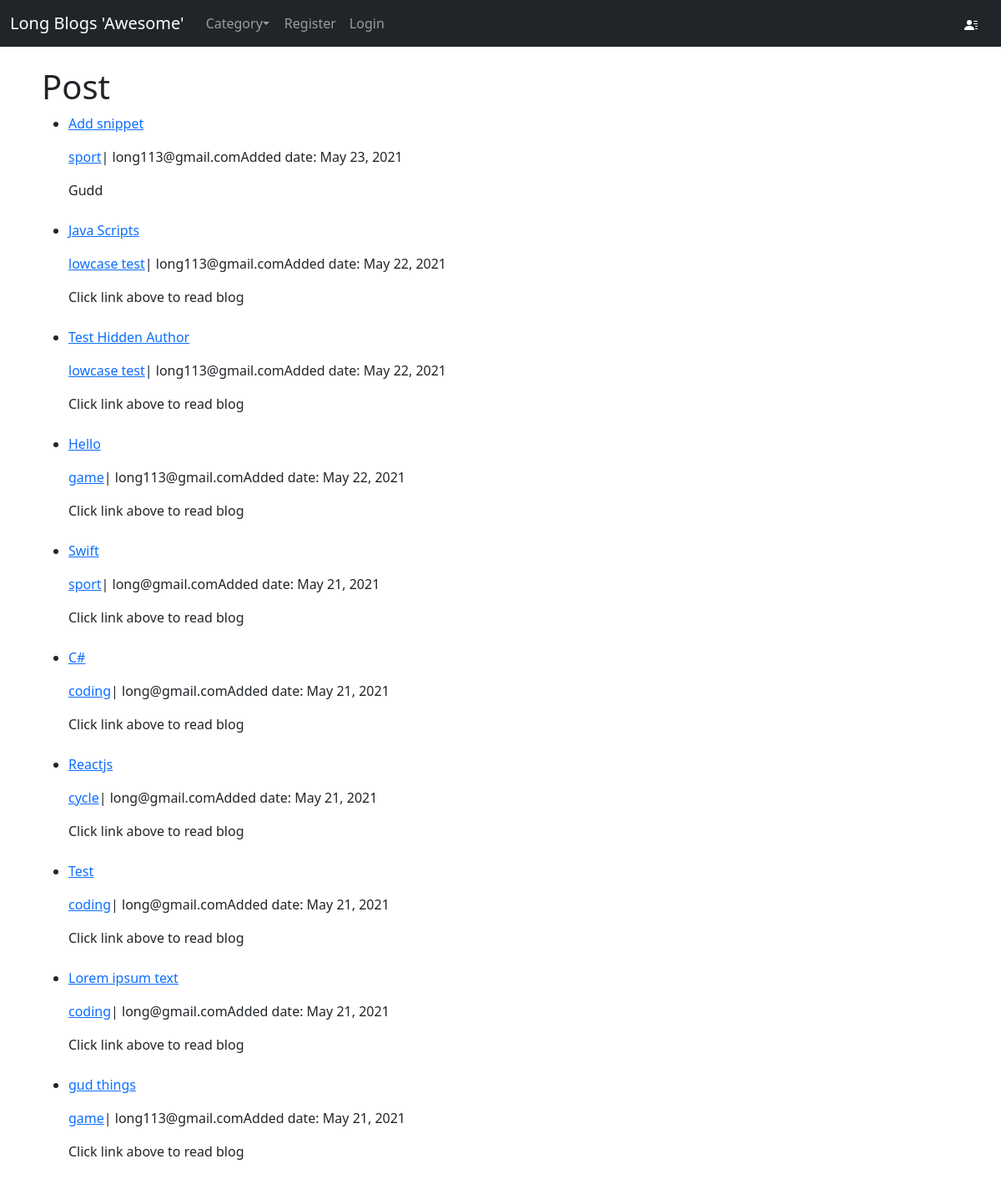
/, run on an earlier commit of the app's database.
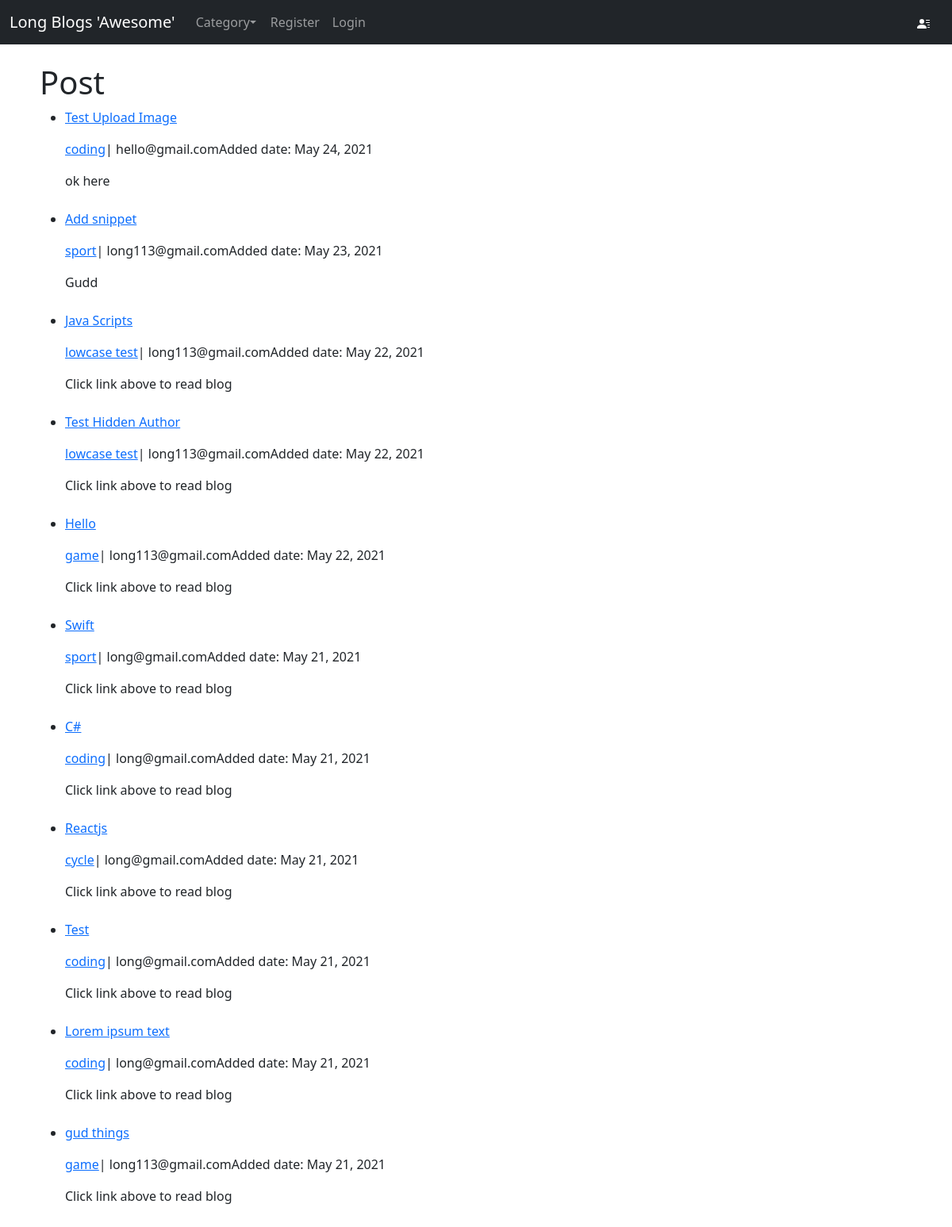
And on a later commit of the database.
### theblog/models.py (models this page shows, shortened)
class Post(models.Model):
    title = models.CharField(max_length=255)
    header_image = models.ImageField(null=True, blank=True, upload_to="images/")
    title_tag = models.CharField(max_length=255, default='Long Kun Blogs')
    author = models.ForeignKey(User, on_delete=models.CASCADE)
    category = models.CharField(max_length=255, default='coding')
    snippet = models.CharField(max_length=255)
    body = RichTextField(blank=True, null=True)
    post_date = models.DateField(auto_now_add=datetime.now)
    likes = models.ManyToManyField(User, related_name='blog_posts')

### theblog/views.py (the view)
# urls.py: path('', views.HomeView.as_view(), name='home'),
class HomeView(ListView):
    model = Post
    template_name = 'theblog/home.html'
    ordering = ['-post_date']
    def get_context_data(self, **kwargs):
        categories = Category.objects.all()
        context = super(HomeView, self).get_context_data(**kwargs)
        context['categories'] = categories
        return context

### theblog/models.py (called while the page is built)
    def __str__(self):
        return self.name

### theblog/templates/theblog/home.html (shortened to what this page needs)
{% extends 'theblog/base.html' %}
{% block content %}
    <h1>Post</h1>
    <ul>
        {% for post in object_list %}
        <li>
            <a href="{% url 'article-detail' post.pk %}">
                <p>{{post.title}}</p>
            </a>
            <div style="display: flex; margin-right: 10px;">
                <a href="{% url 'category' post.category|slugify %}">
                    {{post.category}}
                </a>
                <p> | {{post.author.email}}Added date: {{post.post_date}}
                </p>
            </div>
            {{post.snippet}}
        </li>
        <br>
        {% endfor %}
    </ul>
{% endblock content %}

What changed in the data, as far as the page shows it:
added Post: title "Test Upload Image", category "coding", author.email "hello@gmail.com", post_date "May 24, 2021", snippet "ok here"
